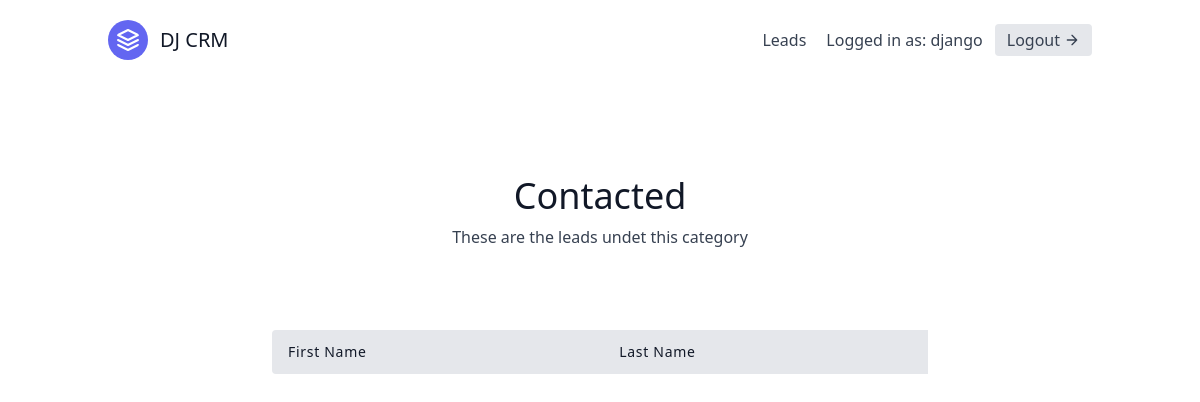
Before: /leads/categories/1/ (signed in) with the older database file.
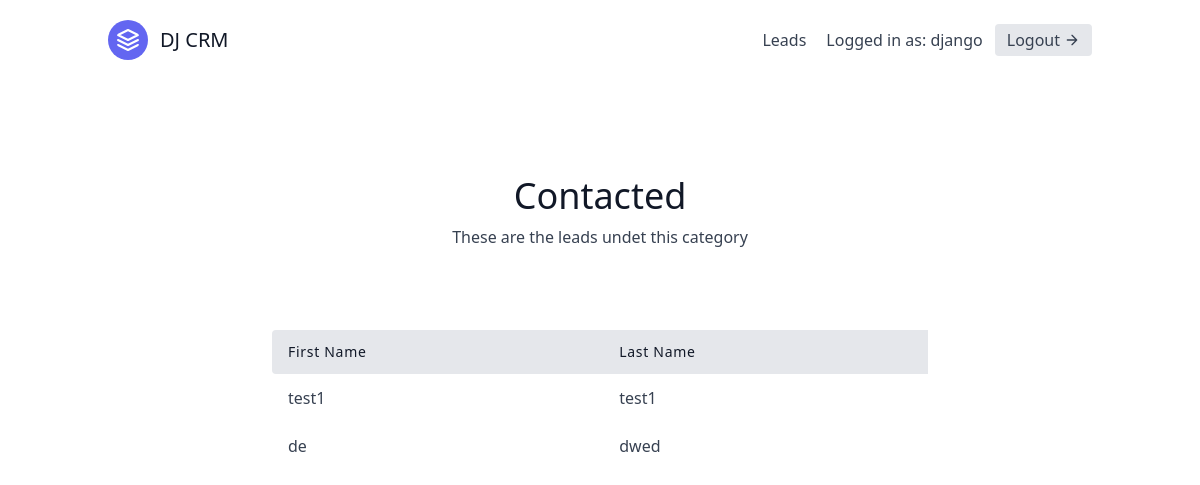
After: the same page with the newer database file.
### leads/models.py (models this page shows, shortened)
class User(AbstractUser):
    is_organisor = models.BooleanField(default=True)
    is_agent = models.BooleanField(default=False)

class Category(models.Model):
    name = models.CharField(max_length=30)
    organisation = models.ForeignKey(UserProfile, on_delete=models.CASCADE)

class Lead(models.Model):
    first_name = models.CharField(max_length=20)
    last_name = models.CharField(max_length=20)
    age = models.IntegerField(default=0)
    organisation = models.ForeignKey(UserProfile, on_delete=models.CASCADE)
    agent = models.ForeignKey("Agent", null=True, blank=True, on_delete=models.SET_NULL)
    category = models.ForeignKey("Category", related_name="leads", null=True, blank=True, on_delete=models.SET_NULL)

### leads/views.py (the view)
# urls.py: path('categories/<int:pk>/', CategoryDetailView.as_view(), name='category-detail'),
class CategoryDetailView(LoginRequiredMixin, generic.DetailView):
    template_name = "leads/category_detail.html"
    context_object_name = "category"
    def get_queryset(self):
        user = self.request.user
        if user.is_organisor:
            queryset = Category.objects.filter(
                organisation=user.userprofile
            )
        else:
            queryset = Category.objects.filter(
                organisation=user.agent.organisation
            )
        return queryset

### leads/templates/leads/category_detail.html
{% extends "_base.html" %}
{% block content %}
<section class="text-gray-700 body-font">
    <div class="container px-5 py-24 mx-auto">
      <div class="flex flex-col text-center w-full mb-20">
        <h1 class="sm:text-4xl text-3xl font-medium title-font mb-2 text-gray-900">{{ category.name }}</h1>
        <p class="lg:w-2/3 mx-auto leading-relaxed text-base">
            These are the leads undet this category
        </p>
      </div>
      <div class="lg:w-2/3 w-full mx-auto overflow-auto">
        <table class="table-auto w-full text-left whitespace-no-wrap">
          <thead>
            <tr>
              <th class="px-4 py-3 title-font tracking-wider font-medium text-gray-900 text-sm bg-gray-200 rounded-tl rounded-bl">First Name</th>
              <th class="px-4 py-3 title-font tracking-wider font-medium text-gray-900 text-sm bg-gray-200">Last Name</th>
            </tr>
          </thead>
          <tbody>
            {% for lead in category.leads.all %}
                <tr>
                    <td class="px-4 py-3">{{ lead.first_name }}</td>
                    <td class="px-4 py-3">{{ lead.last_name }}</td>
                </tr>
            {% endfor %}
          </tbody>
        </table>
      </div>
    </div>
  </section>
{% endblock content %}

### templates/_base.html (shortened to what this page needs)
{% load static %}
<!DOCTYPE html>
<html>
<head>
    <link href="{% static 'css/styles.css' %}" rel="stylesheet" />
    <link href="https://unpkg.com/tailwindcss@^2/dist/tailwind.min.css" rel="stylesheet" />
</head>
<body>
    {% include 'navbar.html' %}
    {% block content %}
    {% endblock content %}
</body>
</html>

### templates/navbar.html (shortened to what this page needs)
<header class="text-gray-700 body-font">
  <div class="container mx-auto flex flex-wrap p-5 flex-col md:flex-row items-center">
    <a class="flex title-font font-medium items-center text-gray-900 mb-4 md:mb-0">
      <svg xmlns="http://www.w3.org/2000/svg" fill="none" stroke="currentColor" stroke-linecap="round" stroke-linejoin="round" stroke-width="2" class="w-10 h-10 text-white p-2 bg-indigo-500 rounded-full" viewBox="0 0 24 24">
        <path d="M12 2L2 7l10 5 10-5-10-5zM2 17l10 5 10-5M2 12l10 5 10-5"></path>
      </svg>
      <span class="ml-3 text-xl">DJ CRM</span>
    </a>
    <nav class="md:ml-auto flex flex-wrap items-center text-base justify-center">
      {% if not request.user.is_authenticated %}
        <a href="{% url 'signup' %}" class="mr-5 hover:text-gray-900">Signup</a>
      {% else %}
        <a href="{% url 'leads:lead-list' %}" class="mr-5 hover:text-gray-900">Leads</a>
      {% endif %}
    </nav>
    {% if request.user.is_authenticated %}
      Logged in as: {{ request.user.username }}
      <a href="{% url 'logout' %}" class="ml-3 inline-flex items-center bg-gray-200 border-0 py-1 px-3 focus:outline-none hover:bg-gray-300 rounded text-base mt-4 md:mt-0">
        Logout
          <svg fill="none" stroke="currentColor" stroke-linecap="round" stroke-linejoin="round" stroke-width="2" class="w-4 h-4 ml-1" viewBox="0 0 24 24">
              <path d="M5 12h14M12 5l7 7-7 7"></path>
          </svg>
      </a>
    {% endif %}
  </div>
</header>

### templates/scripts.html (shortened to what this page needs)
{% load static %}

Changed rows visible on the page:
now on this page (row edited): Lead: first_name "test1", last_name "test1"
now on this page (row edited): Lead: first_name "de", last_name "dwed"
